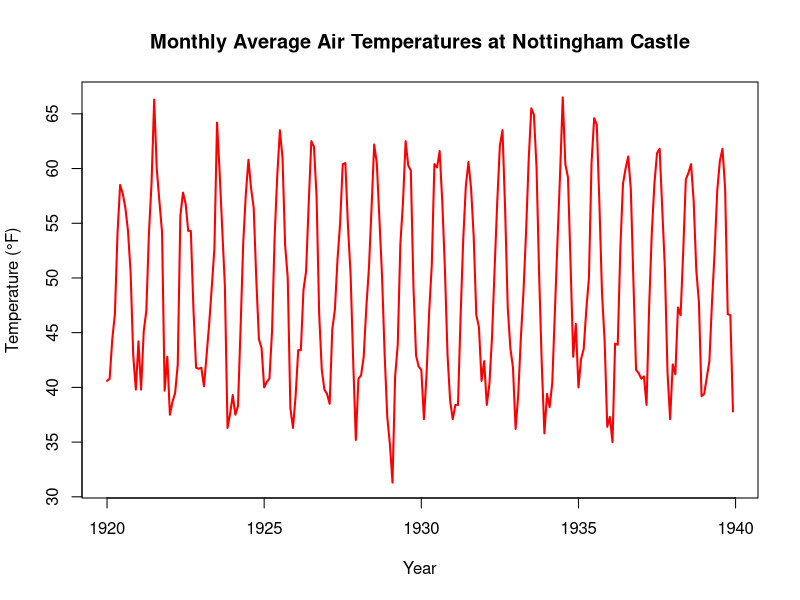

The R script that drew this image:
# (a) Write the R command to load the library in which the “Nottem” dataset is available
install.packages("dataset")

# (b) Write the R command to load the “Nottem” dataset into the R working environment
data("nottem")

# (c) Write the appropriate R command to view the description of the dataset and briefly explain the key characteristics of the data
?nottem

# (d) Explain the nature of the data in terms of its sampling frequency
frequency(nottem)

# (e) Plot the time series data and write your observations about the pattern of the data
plot(
  nottem,
  main = "Monthly Average Air Temperatures at Nottingham Castle",
  xlab = "Year",
  ylab = "Temperature (°F)",
  col = "red",
  lwd = 2
)
